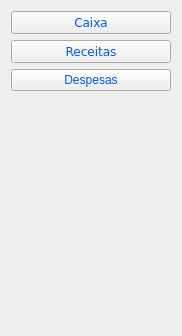
               <widget class="QWidget" name="Tbox_Financeito">
                <property name="geometry">
                 <rect>
                  <x>0</x>
                  <y>0</y>
                  <width>182</width>
                  <height>336</height>
                 </rect>
                </property>
                <attribute name="label">
                 <string>Financeiro</string>
                </attribute>
                <layout class="QVBoxLayout" name="verticalLayout_9">
                 <item>
                  <widget class="QPushButton" name="BT_Caixa">
                   <property name="minimumSize">
                    <size>
                     <width>0</width>
                     <height>20</height>
                    </size>
                   </property>
                   <property name="font">
                    <font>
                     <family>Verdana</family>
                     <pointsize>9</pointsize>
                     <italic>false</italic>
                     <bold>false</bold>
                    </font>
                   </property>
                   <property name="cursor">
                    <cursorShape>PointingHandCursor</cursorShape>
                   </property>
                   <property name="styleSheet">
                    <string notr="true">QPushButton{
color: rgb(0, 85, 255);
font: 9pt &quot;Verdana&quot;;
}

QPushButton:hover{
background-image: url(:/BackGround/Icons/Backgrounds/GreySorriso.jpg);
color:rgb(255,255,255);
border:15px;
}</string>
                   </property>
                   <property name="text">
                    <string>Caixa</string>
                   </property>
                   <property name="iconSize">
                    <size>
                     <width>50</width>
                     <height>50</height>
                    </size>
                   </property>
                  </widget>
                 </item>
                 <item>
                  <widget class="QPushButton" name="BT_Receitas">
                   <property name="minimumSize">
                    <size>
                     <width>0</width>
                     <height>20</height>
                    </size>
                   </property>
                   <property name="font">
                    <font>
                     <family>Verdana</family>
                     <pointsize>9</pointsize>
                     <italic>false</italic>
                     <bold>false</bold>
                    </font>
                   </property>
                   <property name="cursor">
                    <cursorShape>PointingHandCursor</cursorShape>
                   </property>
                   <property name="styleSheet">
                    <string notr="true">QPushButton{
color: rgb(0, 85, 255);
font: 9pt &quot;Verdana&quot;;
}

QPushButton:hover{
background-image: url(:/BackGround/Icons/Backgrounds/GreySorriso.jpg);
color:rgb(255,255,255);
border:15px;
}</string>
                   </property>
                   <property name="text">
                    <string>Receitas</string>
                   </property>
                  </widget>
                 </item>
                 <item>
                  <widget class="QPushButton" name="BT_Despesas">
                   <property name="styleSheet">
                    <string notr="true">QPushButton{
color: rgb(0, 85, 255);
font: 9pt &quot;Verdana&quot;;
}

QPushButton:hover{
background-image: url(:/BackGround/Icons/Backgrounds/GreySorriso.jpg);
color:rgb(255,255,255);
border:15px;
}</string>
                   </property>
                   <property name="text">
                    <string>Despesas</string>
                   </property>
                  </widget>
                 </item>
                 <item>
                  <spacer name="verticalSpacer_4">
                   <property name="orientation">
                    <enum>Qt::Vertical</enum>
                   </property>
                   <property name="sizeHint" stdset="0">
                    <size>
                     <width>20</width>
                     <height>40</height>
                    </size>
                   </property>
                  </spacer>
                 </item>
                </layout>
               </widget>
